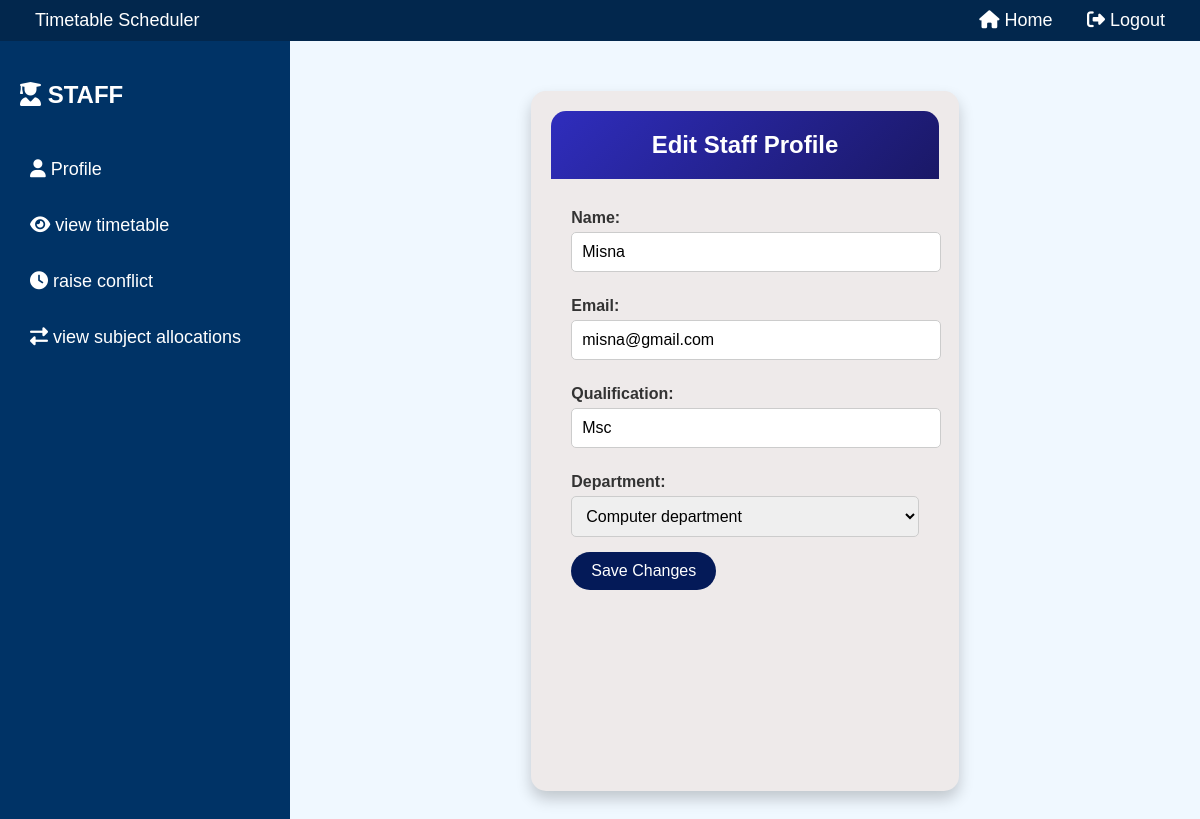
The page /staffeditprofile/25 on the database its author committed.
### timetable_scheduler_app/models.py (models this page shows)
class StaffTable(models.Model):
    login=models.ForeignKey(LoginTable,on_delete=models.CASCADE,blank=True,null=True)
    name=models.CharField(max_length=50,blank=True,null=True)
    college_id=models.ForeignKey(CollegeTable,on_delete=models.CASCADE,blank=True,null=True)
    email=models.CharField(max_length=50,blank=True,null=True)
    department_id=models.ForeignKey(DepartmentTable,on_delete=models.CASCADE,blank=True,null=True)
    qualification=models.CharField(max_length=50,blank=True,null=True)

class DepartmentTable(models.Model):
    college_id=models.ForeignKey(CollegeTable,on_delete=models.CASCADE,blank=True,null=True)
    dep_name=models.CharField(max_length=50,blank=True,null=True)

### timetable_scheduler_app/views.py (the view, shortened to what this page needs)
# urls.py: path('staffeditprofile/<int:prof_id>',StaffEditProfile.as_view(),name="staffeditprofile"),
class StaffEditProfile(View):
    def get(self,request,prof_id):
        obj=StaffTable.objects.get(id=prof_id)
        dep=DepartmentTable.objects.all()
        return render(request,"staff_editprofile.html",{'obj':obj,'dep':dep})

### templates/staff_editprofile.html (shortened to what this page needs)
{% extends 'staff_dashboard.html' %}
{% block body %}
<div class="edit-container">
    <h2>Edit Staff Profile</h2>
    <form class='edit-form' method="post" enctype="multipart/form-data">
        <label for="name">Name:</label>
        <input type="text" id="name" name="name" value="{{ obj.name }}" required>
        <label for="email">Email:</label>
        <input type="email" id="email" name="email" value="{{ obj.email }}" required>
        <label for="qualification">Qualification:</label>
        <input type="text" id="qualification" name="qualification" value="{{ obj.qualification }}">
        <label for="department">Department:</label>
        <select id="department" name="department_id" required>
            {% for i in dep %}
                <option value="{{ i.id }}" {% if obj.department_id.id == i.id %}selected{% endif %}>
                    {{ i.dep_name }}
                </option>
            {% endfor %}
        </select>
        <button type="submit" class="save-button">Save Changes</button>
    </form>
</div>
{% endblock %}

### templates/staff_dashboard.html (style rules this page uses)
body { font-family: 'Arial', sans-serif; margin: 0; padding: 0; background-color: #f0f8ff; color: #333; }
.edit-container { max-width: 400px; margin: 50px auto; background: #eeeaea; border-radius: 15px; box-shadow: 0 8px 15px rgba(0, 0, 0, 0.2); overflow: hidden; text-align: center; padding: 20px; }
.edit-container h2 { background: linear-gradient(135deg, #2f2dbd, #1a1866); color: #fff; padding: 20px 10px; margin: 0; border-radius: 15px 15px 0 0; }
.edit-form { text-align: left; padding: 20px; }
.edit-form label { display: block; margin: 10px 0 5px; color: #333; font-weight: bold; }
.edit-form input, .edit-form select { width: 100%; padding: 10px; margin-bottom: 15px; border: 1px solid #ccc; border-radius: 5px; font-size: 16px; }
.save-button { display: inline-block; background: #041a58; color: white; border: none; padding: 10px 20px; border-radius: 25px; cursor: pointer; font-size: 16px; transition: background 0.3s ease; }

### rows shown on the page
StaffTable: name "Misna", email "misna@gmail.com", qualification "Msc", department_id "Computer department"
